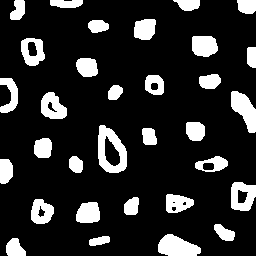
//> input picture PDI/labeling/bolhas2.png, 256 x 256 px
$ ./labeling   (built with g++ and OpenCV 4)
//> lines starting //> are read from the running program, lines starting //| are printed output that depends on the picture; after the words box and inside, x2 and y2 are one past the last pixel; in counts of white or black regions, pixels touching at a corner belong together
#include <iostream>
#include <opencv2/opencv.hpp>

using namespace cv;
using namespace std;

int main(int, char** ){
  Mat image, mask;
  int width, height;
  int nobjects, com_buracos;

  CvPoint p;
  image= imread("bolhas2.png",CV_LOAD_IMAGE_GRAYSCALE);
//> image: 256 rows x 256 cols, CV_8UC1; 16.5% white; 32 white regions, largest, box (x1, y1, x2, y2) and area: (98, 125, 127, 173) 789, (158, 234, 201, 256) 669, (231, 91, 256, 133) 613

  if(!image.data) //teste para saber se a imagem foi realmente carregada
    cout << "Nao abriu o arquivo!" << endl;

  width=image.size().width;
//> width = 256
  height=image.size().height;
//> height = 256
  p.x=0;
  p.y=0;

  nobjects=0;
  com_buracos = 0;
  for(int i=0; i<height; i++){ //percorre as bordas verticais para eliminar as bolhas presentes nela
      if(image.at<uchar>(i,0) == 255){
		p.x=0;
		p.y=i;
		floodFill(image,p,0); //pinta a bolha com a cor do fundo
	  }
      if(image.at<uchar>(i,255) == 255){
		p.x=255;
		p.y=i;
		floodFill(image,p,0); //pinta a bolha com a cor do fundo
	  }
  }
//> this loop made 256 passes
//> pass 1, `floodFill(image,p,0);`:
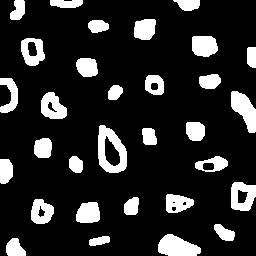
//> image: 256 rows x 256 cols, CV_8UC1; 16.1% white; 31 white regions, largest, box (x1, y1, x2, y2) and area: (98, 125, 127, 173) 789, (158, 234, 201, 256) 669, (231, 91, 256, 133) 613
//> after the loop:
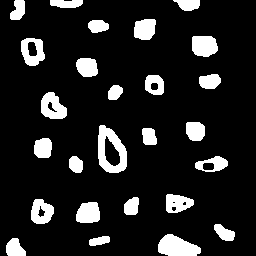
//> image: 256 rows x 256 cols, CV_8UC1; 13.1% white; 26 white regions, largest, box (x1, y1, x2, y2) and area: (98, 125, 127, 173) 789, (158, 234, 201, 256) 669, (41, 92, 67, 119) 481
  for(int y=0; y<width; y++){ //percorre as bordas horizontais para eliminar as bolhas presentes nela
      if(image.at<uchar>(0,y) == 255){
		p.x=y;
		p.y=0;
		floodFill(image,p,0); //pinta a bolha com a cor do fundo
	  }
      if(image.at<uchar>(255,y) == 255){
		p.x=y;
		p.y=255;
		floodFill(image,p,0); //pinta a bolha com a cor do fundo
	  }
  }
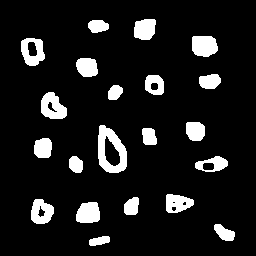
//> image: 256 rows x 256 cols, CV_8UC1; 10.7% white; 21 white regions, largest, box (x1, y1, x2, y2) and area: (98, 125, 127, 173) 789, (41, 92, 67, 119) 481, (192, 36, 218, 57) 467
  for(int i=0; i<height; i++){ //percorre toda a imagem procurando pelas bolhas
    for(int j=0; j<width; j++){
      if(image.at<uchar>(i,j) == 255){
		nobjects++; //incrementa a quantidade de bolhas
		p.x=j;
		p.y=i;
		floodFill(image,p,nobjects); //pinta a bolha com o valor do incremento
	  }
	}
  }
//> this loop made 256 passes
//> nobjects on passes 1 to 3: 0, 0, 0
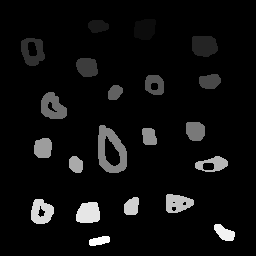
//> image: 256 rows x 256 cols, CV_8UC1; 10.69% of pixels changed, all inside (x1, y1, x2, y2) = (21, 19, 235, 246); drawn with min black and max white
//> after the loop, nobjects = 21

  p.x = 0;
//> p = Point(0, 236)
  p.y = 0;
//> p = Point(0, 0)
  floodFill(image,p,100); //pinta o fundo com o valor 100
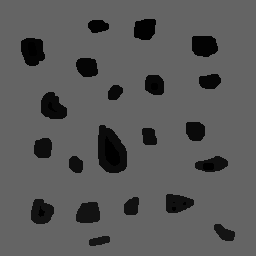
//> image: 256 rows x 256 cols, CV_8UC1; min 0, max 100, mean 89.5

  for(int i=0; i<height; i++){
    for(int j=0; j<width; j++){
      if(image.at<uchar>(i,j) == 0 && image.at<uchar>(i-1,j) != 255){ //percorre a imagem procurando por pixels que possuem o valor igual a 0 e o pixel anterior diferente de 255
		com_buracos++;
		p.x=j;
		p.y=i;
		floodFill(image,p,100); //pinta o buraco com a cor do fundo
		p.x=j;
		p.y=i-1;
		floodFill(image,p,255); //pinta a bolha de branco
        }
	if(image.at<uchar>(i,j) == 0 && image.at<uchar>(i-1,j) == 255){
		p.x=j;
		p.y=i;
		floodFill(image,p,100); //pinta o buraco com a cor do fundo
        }
      }
  }
//> this loop made 256 passes
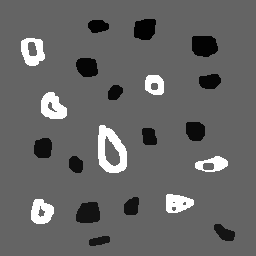
//> image: 256 rows x 256 cols, CV_8UC1; 5.62% of pixels changed, all inside (x1, y1, x2, y2) = (21, 38, 228, 224)
//> after the loop, com_buracos = 7

  cout << "Total de bolhas encontradas: " << nobjects << endl;
//| Total de bolhas encontradas: 21
  cout << "Total de bolhas com buracos encontradas: " << com_buracos << endl;
//| Total de bolhas com buracos encontradas: 7
  cout << "Total de bolhas sem bugacos encontradas: " << nobjects-com_buracos << endl;
//| Total de bolhas sem bugacos encontradas: 14
  imshow("image", image);
  imwrite("labeling.png", image);
  waitKey();
  return 0;
}
